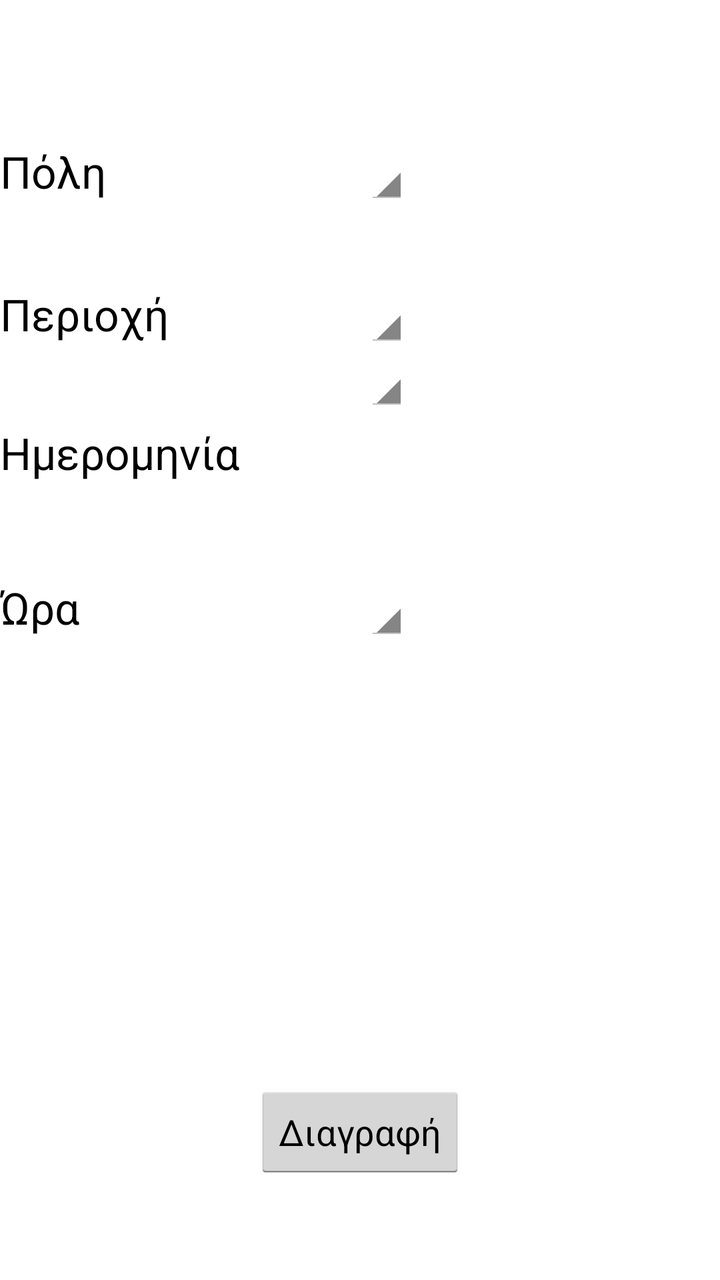
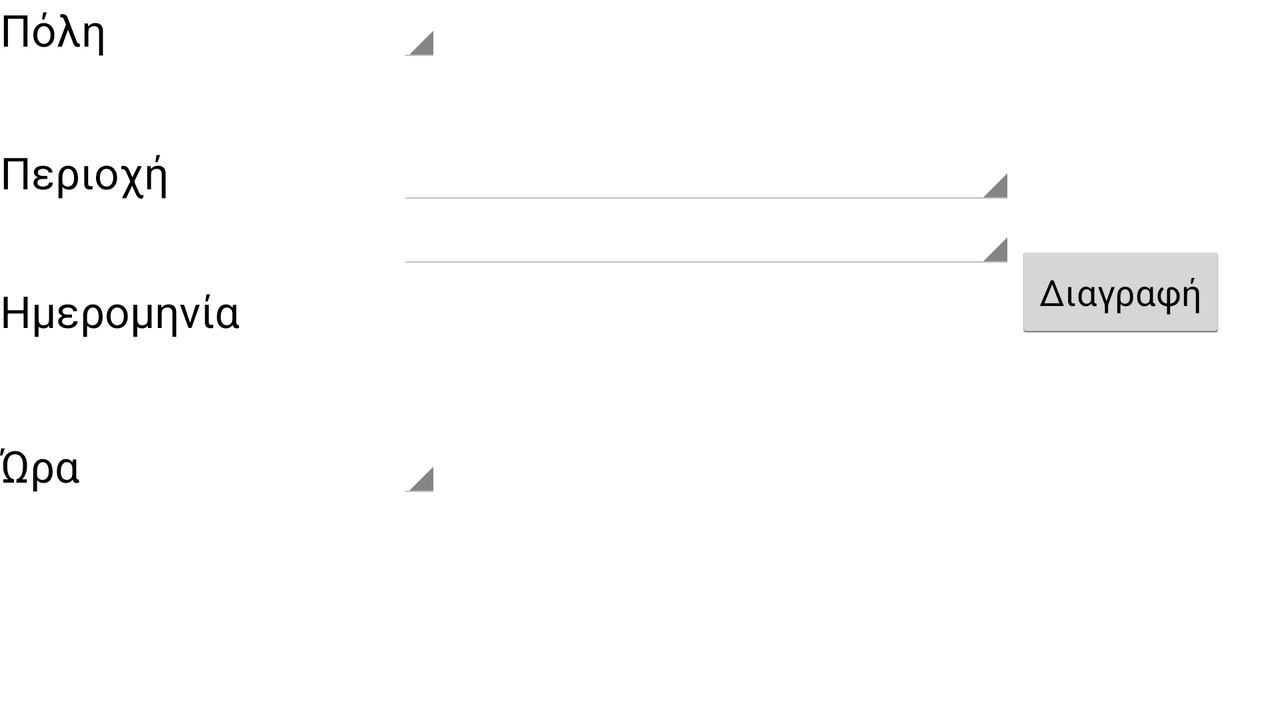

An Android layout and its configuration variant, each rendered on a device that would load it. The default file and the variant file are quoted in full after the pictures.
<!-- AndroidManifest.xml: application theme android:Theme.Holo.Light.DarkActionBar -->
<!-- res/layout/deletespectrumanalysis.xml -->
<?xml version="1.0" encoding="utf-8"?>
<LinearLayout xmlns:android="http://schemas.android.com/apk/res/android"
    android:orientation="vertical" android:layout_width="match_parent"
    android:layout_height="match_parent">

    <RelativeLayout
        android:layout_width="match_parent"
        android:layout_height="match_parent"
        android:layout_gravity="center_horizontal">

        <TextView
            android:layout_width="wrap_content"
            android:layout_height="wrap_content"
            android:textAppearance="?android:attr/textAppearanceLarge"
            android:text="Πόλη"
            android:id="@+id/textView9"
            android:layout_marginTop="71dp"
            android:layout_alignParentTop="true"
            android:layout_alignParentStart="true" />

        <TextView
            android:layout_width="wrap_content"
            android:layout_height="wrap_content"
            android:textAppearance="?android:attr/textAppearanceLarge"
            android:text="Περιοχή"
            android:id="@+id/textView10"
            android:layout_marginTop="42dp"
            android:layout_below="@+id/textView9"
            android:layout_alignParentStart="true" />

        <TextView
            android:layout_width="wrap_content"
            android:layout_height="wrap_content"
            android:textAppearance="?android:attr/textAppearanceLarge"
            android:text="Ημερομηνία"
            android:id="@+id/textView11"
            android:layout_below="@+id/textView10"
            android:layout_alignParentStart="true"
            android:layout_marginTop="40dp" />

        <TextView
            android:layout_width="wrap_content"
            android:layout_height="wrap_content"
            android:textAppearance="?android:attr/textAppearanceLarge"
            android:text="Ώρα"
            android:id="@+id/textView12"
            android:layout_below="@+id/textView11"
            android:layout_alignParentStart="true"
            android:layout_marginTop="48dp" />

        <Spinner
            android:layout_width="wrap_content"
            android:layout_height="wrap_content"
            android:id="@+id/spinner5"
            android:layout_alignTop="@+id/textView9"
            android:layout_alignStart="@+id/button3"
            android:layout_marginStart="55dp" />

        <Spinner
            android:layout_width="wrap_content"
            android:layout_height="wrap_content"
            android:id="@+id/spinner6"
            android:layout_alignTop="@+id/textView10"
            android:layout_alignStart="@+id/spinner5" />

        <Spinner
            android:layout_width="wrap_content"
            android:layout_height="wrap_content"
            android:id="@+id/spinner7"
            android:layout_below="@+id/spinner6"
            android:layout_alignStart="@+id/spinner6" />

        <Spinner
            android:layout_width="wrap_content"
            android:layout_height="wrap_content"
            android:id="@+id/spinner8"
            android:layout_alignTop="@+id/textView12"
            android:layout_alignStart="@+id/spinner7" />

        <Button
            android:layout_width="wrap_content"
            android:layout_height="wrap_content"
            android:text="Διαγραφή"
            android:id="@+id/button3"
            android:layout_marginBottom="50dp"
            android:layout_alignParentBottom="true"
            android:layout_centerHorizontal="true" />
    </RelativeLayout>
</LinearLayout>
<!-- resources referenced by this layout -->
<resources>

</resources>
<!-- res/layout-land/deletespectrumanalysis.xml (the repository's variant of the layout above) -->
<!-- drawn on the phone turned sideways -->
<?xml version="1.0" encoding="utf-8"?>
<LinearLayout xmlns:android="http://schemas.android.com/apk/res/android"
    android:orientation="vertical" android:layout_width="match_parent"
    android:layout_height="match_parent">

    <RelativeLayout
        android:layout_width="match_parent"
        android:layout_height="match_parent"
        android:layout_gravity="center_horizontal">

        <TextView
            android:layout_width="wrap_content"
            android:layout_height="wrap_content"
            android:textAppearance="?android:attr/textAppearanceLarge"
            android:text="Πόλη"
            android:id="@+id/textView9"
            android:layout_alignParentTop="true"
            android:layout_alignParentStart="true" />

        <TextView
            android:layout_width="wrap_content"
            android:layout_height="wrap_content"
            android:textAppearance="?android:attr/textAppearanceLarge"
            android:text="Περιοχή"
            android:id="@+id/textView10"
            android:layout_marginTop="42dp"
            android:layout_below="@+id/textView9"
            android:layout_alignParentStart="true" />

        <TextView
            android:layout_width="wrap_content"
            android:layout_height="wrap_content"
            android:textAppearance="?android:attr/textAppearanceLarge"
            android:text="Ημερομηνία"
            android:id="@+id/textView11"
            android:layout_below="@+id/textView10"
            android:layout_alignParentStart="true"
            android:layout_marginTop="40dp" />

        <TextView
            android:layout_width="wrap_content"
            android:layout_height="wrap_content"
            android:textAppearance="?android:attr/textAppearanceLarge"
            android:text="Ώρα"
            android:id="@+id/textView12"
            android:layout_below="@+id/textView11"
            android:layout_alignParentStart="true"
            android:layout_marginTop="48dp" />

        <Spinner
            android:layout_width="wrap_content"
            android:layout_height="wrap_content"
            android:id="@+id/spinner5"
            android:layout_alignParentTop="true"
            android:layout_toEndOf="@+id/textView11"
            android:layout_marginStart="79dp" />

        <Spinner
            android:layout_width="wrap_content"
            android:layout_height="wrap_content"
            android:id="@+id/spinner6"
            android:layout_alignTop="@+id/textView10"
            android:layout_alignStart="@+id/spinner5"
            android:layout_toStartOf="@+id/button3" />

        <Spinner
            android:layout_width="wrap_content"
            android:layout_height="wrap_content"
            android:id="@+id/spinner7"
            android:layout_below="@+id/spinner6"
            android:layout_alignStart="@+id/spinner6"
            android:layout_toStartOf="@+id/button3" />

        <Spinner
            android:layout_width="wrap_content"
            android:layout_height="wrap_content"
            android:id="@+id/spinner8"
            android:layout_alignTop="@+id/textView12"
            android:layout_alignStart="@+id/spinner7" />

        <Button
            android:layout_width="wrap_content"
            android:layout_height="wrap_content"
            android:text="Διαγραφή"
            android:id="@+id/button3"
            android:layout_marginEnd="27dp"
            android:layout_above="@+id/textView12"
            android:layout_alignParentEnd="true" />
    </RelativeLayout>
</LinearLayout>
